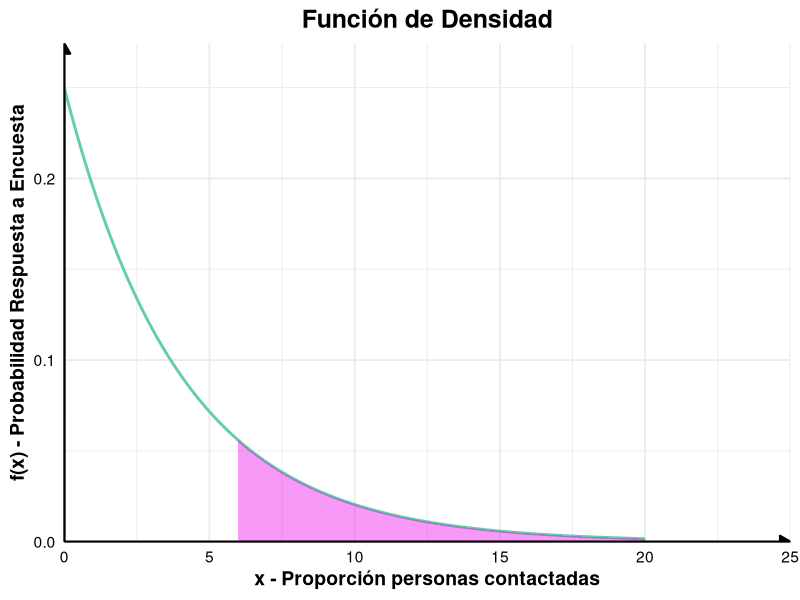

Source code (R): (Note: this script raises an error after producing the figure.)
## ---- chunk 1
library(ggplot2)
## ---- chunk 2
f.x <- function(x) {
  ifelse(0 < x, 1/4 * exp(-x/4),0)
}

pruebafDensidad <- integrate(f.x, lower = 0, upper = Inf)$value; pruebafDensidad

cat("", pruebafDensidad)

x <- seq(0,20,by = 0.01)
y <- sapply(x,f.x)

df <- data.frame(x,y)
sola <- integrate(f.x, lower = 6, upper = Inf)$value; sola

df_fill <- subset(df, x >= 6 & x <= 20)

ggplot(df, aes(x = x, y = y)) +
  geom_line(color = "aquamarine3", linewidth = 1) +
  geom_area(data = df_fill, aes(x = x, y = y), fill = "magenta2", alpha = 0.4) +
  scale_x_continuous(expand = c(0, 0), limits = c(0, 25), breaks = seq(0, 25, by = 5)) +  # evitar espacio extra
  scale_y_continuous(expand = c(0, 0), limits = c(0, max(df$y)*1.1)) +  # más pegado al eje
  theme_minimal(base_size = 14) +
  theme(
    plot.title = element_text(hjust = 0.5, face = "bold", size = 18), # centered title, sz and bold
    axis.title = element_text(face = "bold"), # title ejes bold
    axis.text = element_text(color = "black"), # col text
    axis.line = element_line(color = "black") # mostrar líneas de ejes
  ) +
  labs(
    title = "Función de Densidad", x = "x - Proporción personas contactadas", 
    y = "f(x) - Probabilidad Respuesta a Encuesta"
  ) +
  # Flechas simulando los ejes cartesianos
  annotate("segment", x = 0, xend = 25, y = 0, yend = 0,
           arrow = arrow(type = "closed", length = unit(0.3, "cm")),
           color = "black", linewidth = 0.8) +
  annotate("segment", x = 0, xend = 0, y = 0, yend = max(df$y) * 1.1,
           arrow = arrow(type = "closed", length = unit(0.3, "cm")),
           color = "black", linewidth = 0.8)

cat("b) La probabilidad de que más de 1/4 pero menos de 1/2 de las personas contactadas respondan a este tipo de encuesta es:", sol9b)

solb <- integrate(f.x, lower = 0, upper = 1)$value; solb

f.xE <- function(x) {
  ifelse(0 < x, x * (1/4 * exp(-x/4)),0)
}

f.xE2 <- function(x) {
  ifelse(0 < x, (x**2) * (1/4 * exp(-x/4)),0)
}

#Valor esperado
e.x <- integrate(f.xE, lower = 0, upper = Inf)$value; e.x
#Varinza
e.x2 <- integrate(f.xE2, lower = 0, upper = Inf)$value; e.x2

var <- e.x2 - e.x**2; var
#Desviación estandar
des <- sqrt(var); des

(choose(6,0)*choose(6,0))/choose(6,3)
8/27

## ---- chunk 3
# P(X = x)= f(x)

N <- 7 # Total

n <- 3  # tamaño de la muestra

k <- 2  # defectuosos

Nk <- N - k # num de comp buenos

x <- 0:2 # valores que puede tomar x

f.x.15 <- round(choose(k,x)*choose(N-k,n-x)/choose(N,n),3);

tbl3.8 <- data.frame(x,f.x.15); 

tbl3.8

ggplot(data = tbl3.8, aes(x = x,y = f.x.15)) +
  geom_point(col='brown') +
  geom_segment(aes(x = x,y = 0 ,xend = x,yend = f.x.15),
               col="cadetblue",linetype = "dashed") +
  labs(title = "Distribucion de probabilidad del punto 3.11")+
  theme_minimal()

cat("a) La P (X = 1) es la misma f(1), que es: ", f.x.15[2])
## ---- chunk 4
F.x.15 <- function(x){
  ifelse(x < 0,0,
         ifelse(x < 1,2/7,
                ifelse(x < 2, 6/7,1)))
}

x <- seq(-1, 4, by = 0.01)  # Crea un vector de -1 a 4 con pasos de 0.1

fda_valores <- sapply(x, F.x.15) 

df <- data.frame(x = x, fda = fda_valores)

ggplot(df, aes(x = x, y = fda)) +
  geom_line(col = "skyblue4") +
  labs(x = "Valores de x", y = "Probabilidad acumulativa") +
  ggtitle("Funcion de Distribucion Acumulativa (FDA)") + 
  theme_minimal()

cat("b) La P(0 < X <= 2) se calcula como F(2) - F(0), se le resta F(0) porque solo queremos la probabilidad de que sea mayor a 0 y menor o igual a dos, y este valor es: ", F.x.15(2) - F.x.15(0))
## ---- chunk 5

k_21 <- 3/2

cat("a) Para que f(x) sea una función de densidad. El valor de k es: ", k_21)

f.x.21 <- function(x){
  ifelse(0<x, ifelse(x<1, 1.5*sqrt(x),0),0)
}
sol21b <- integrate(f.x.21, lower = 0.3, upper = 0.6)$value

x.21 <- seq(0,1, by=0.001)
y.21 <- sapply(x.21,f.x.21)
df3 <- data.frame(x.21, y.21)
df3_fill <- subset(df3, x.21 >= 0.3 & x.21 <= 0.6)

ggplot(df3, aes(x = x.21, y = y.21)) +
  geom_line(color = "maroon", size = 1) +
  geom_area(data = df3_fill, aes(x = x.21, y = y.21), fill = "mediumpurple", alpha = 0.4) +
  scale_x_continuous(expand = c(0, 0), limits = c(0, 1.1), breaks = seq(0, 1.1, by = 0.1)) +  # evitar espacio extra
  scale_y_continuous(expand = c(0, 0), limits = c(0, max(df3$y.21)*1.1)) +  # más pegado al eje
  theme_minimal(base_size = 14) +
  theme(
    plot.title = element_text(hjust = 0.5, face = "bold", size = 18), # centered title, sz and bold
    axis.title = element_text(face = "bold"), # title ejes bold
    axis.text = element_text(color = "black"), # col text
    axis.line = element_line(color = "black") # mostrar líneas de ejes
  ) +
  labs(
    title = "Función de Densidad", x = "x", 
    y = "f(x)"
  ) +
  # Flechas simulando los ejes cartesianos
  annotate("segment", x = 0, xend = 1.1, y = 0, yend = 0,
           arrow = arrow(type = "closed", length = unit(0.3, "cm")),
           color = "black", size = 0.8) +
  annotate("segment", x = 0, xend = 0, y = 0, yend = max(df3$y.21) * 1.1,
           arrow = arrow(type = "closed", length = unit(0.3, "cm")),
           color = "black", size = 0.8)

cat("b) La probabilidad P(0.3 < X < 0.6) para esta función, la cuál representa 
el área sombreada de la gráfica, es:", sol21b)
## ---- chunk 6

f.x.27 <- function(x){
  ifelse(x > 0, (1/2000)* exp(-x/2000), 0)
}

F.x.27 <- integrate(f.x.27, lower = 0, upper = Inf)$value;
#F(x)= 1 - e^(-x/2000)
cat("a) F(x): 1 - e^(-x/2000) =", F.x.27)
x.27 <- seq(0,3200, by = 0.1)
y.27 <- sapply(x.27, f.x.27)

df2 <- data.frame(x.27,y.27)
df2_fill <- subset(df2, x.27 >= 1000 & x.27 <= 3200)

ggplot(df2, aes(x = x.27, y = y.27)) +
  geom_line(color = "maroon", size = 1) +
  geom_area(data = df2_fill, aes(x = x.27, y = y.27), fill = "mediumpurple", alpha = 0.4) +
  scale_x_continuous(expand = c(0, 0), limits = c(0, 3200), breaks = seq(0, 3200, by = 500)) +  # evitar espacio extra
  scale_y_continuous(expand = c(0, 0), limits = c(0, max(df2$y.27)*1.1)) +  # más pegado al eje
  theme_minimal(base_size = 14) +
  theme(
    plot.title = element_text(hjust = 0.5, face = "bold", size = 18), # centered title, sz and bold
    axis.title = element_text(face = "bold"), # title ejes bold
    axis.text = element_text(color = "black"), # col text
    axis.line = element_line(color = "black") # mostrar líneas de ejes
  ) +
  labs(
    title = "Función de Densidad", x = "x - Horas", 
    y = "f(x) - Probabilidad de Funcionamiento"
  ) +
  # Flechas simulando los ejes cartesianos
  annotate("segment", x = 0, xend = 3200, y = 0, yend = 0,
           arrow = arrow(type = "closed", length = unit(0.3, "cm")),
           color = "black", size = 0.8) +
  annotate("segment", x = 0, xend = 0, y = 0, yend = max(df2$y) * 1.1,
           arrow = arrow(type = "closed", length = unit(0.3, "cm")),
           color = "black", size = 0.8)

sol27b <- integrate(f.x.27, lower = 1000, upper = Inf)$value
cat("b) La probabilidad de que el componente funcione más de 1000 horas es:", sol27b)

sol27c <- integrate(f.x.27, lower = 0, upper = 2000)$value
cat("c) La probabilidad de que el componente falle antes de cumplir 2000 horas es:", sol27c)
## ---- chunk 7
k.33 <- 280
cat("a) El valor de k que hace que f(x) sea una función de densidad válida es:", k.33)
f.x.33 <- function(x){
  ifelse(0<x,ifelse(x<1,280*(x**4)*((1-x)**3),0),0)
}

x.33 <- seq(0,1,by=0.001)
y.33 <- sapply(x.33, f.x.33)
df5 <- data.frame(x.33,y.33)

df5_fill <- subset(df5, x.33 >= 0.5 & x.33 <= 1)

ggplot(df5, aes(x = x.33, y = y.33)) +
  geom_line(color = "#548B54", size = 1) +
  geom_area(data = df5_fill, aes(x = x.33, y = y.33), fill = "steelblue3", alpha = 0.6) +
  scale_x_continuous(expand = c(0, 0), limits = c(0, 1.1), breaks = seq(0, 1.1, by = 0.1)) +  # evitar espacio extra
  scale_y_continuous(expand = c(0, 0), limits = c(0, max(df5$y.33)*1.1)) +  # más pegado al eje
  theme_minimal(base_size = 14) +
  theme(
    plot.title = element_text(hjust = 0.5, face = "bold", size = 18), # centered title, sz and bold
    axis.title = element_text(face = "bold"), # title ejes bold
    axis.text = element_text(color = "black"), # col text
    axis.line = element_line(color = "black") # mostrar líneas de ejes
  ) +
  labs(
    title = "Función de Densidad", x = "Proporción de empresas", 
    y = "Probabilidad"
  ) +
  # Flechas simulando los ejes cartesianos
  annotate("segment", x = 0, xend = 1.1, y = 0, yend = 0,
           arrow = arrow(type = "closed", length = unit(0.3, "cm")),
           color = "black", size = 0.8) +
  annotate("segment", x = 0, xend = 0, y = 0, yend = max(df5$y) * 1.1,
           arrow = arrow(type = "closed", length = unit(0.3, "cm")),
           color = "black", size = 0.8)

sol33b <- integrate(f.x.33, lower = 0.5, upper = 1)$value
cat("b) La probabilidad de que al menos el 50% de las empresas tenga utilidades 
durante el primer año es:", sol33b)


df5_fillc <- subset(df5, x.33 >= 0.8 & x.33 <= 1)

ggplot(df5, aes(x = x.33, y = y.33)) +
  geom_line(color = "#8B3626", size = 1) +
  geom_area(data = df5_fillc, aes(x = x.33, y = y.33), fill = "turquoise4", alpha = 0.6) +
  scale_x_continuous(expand = c(0, 0), limits = c(0, 1.1), breaks = seq(0, 1.1, by = 0.1)) +  # evitar espacio extra
  scale_y_continuous(expand = c(0, 0), limits = c(0, max(df5$y.33)*1.1)) +  # más pegado al eje
  theme_minimal(base_size = 14) +
  theme(
    plot.title = element_text(hjust = 0.5, face = "bold", size = 18), # centered title, sz and bold
    axis.title = element_text(face = "bold"), # title ejes bold
    axis.text = element_text(color = "black"), # col text
    axis.line = element_line(color = "black") # mostrar líneas de ejes
  ) +
  labs(
    title = "Función de Densidad", x = "Proporción de empresas", 
    y = "Probabilidad"
  ) +
  # Flechas simulando los ejes cartesianos
  annotate("segment", x = 0, xend = 1.1, y = 0, yend = 0,
           arrow = arrow(type = "closed", length = unit(0.3, "cm")),
           color = "black", size = 0.8) +
  annotate("segment", x = 0, xend = 0, y = 0, yend = max(df5$y) * 1.1,
           arrow = arrow(type = "closed", length = unit(0.3, "cm")),
           color = "black", size = 0.8)
sol33c <- integrate(f.x.33, lower = 0.8, upper = 1)$value
cat("c) La probabilidad de que al menos el 50% de las empresas tenga utilidades 
durante el primer año es:", sol33c)
